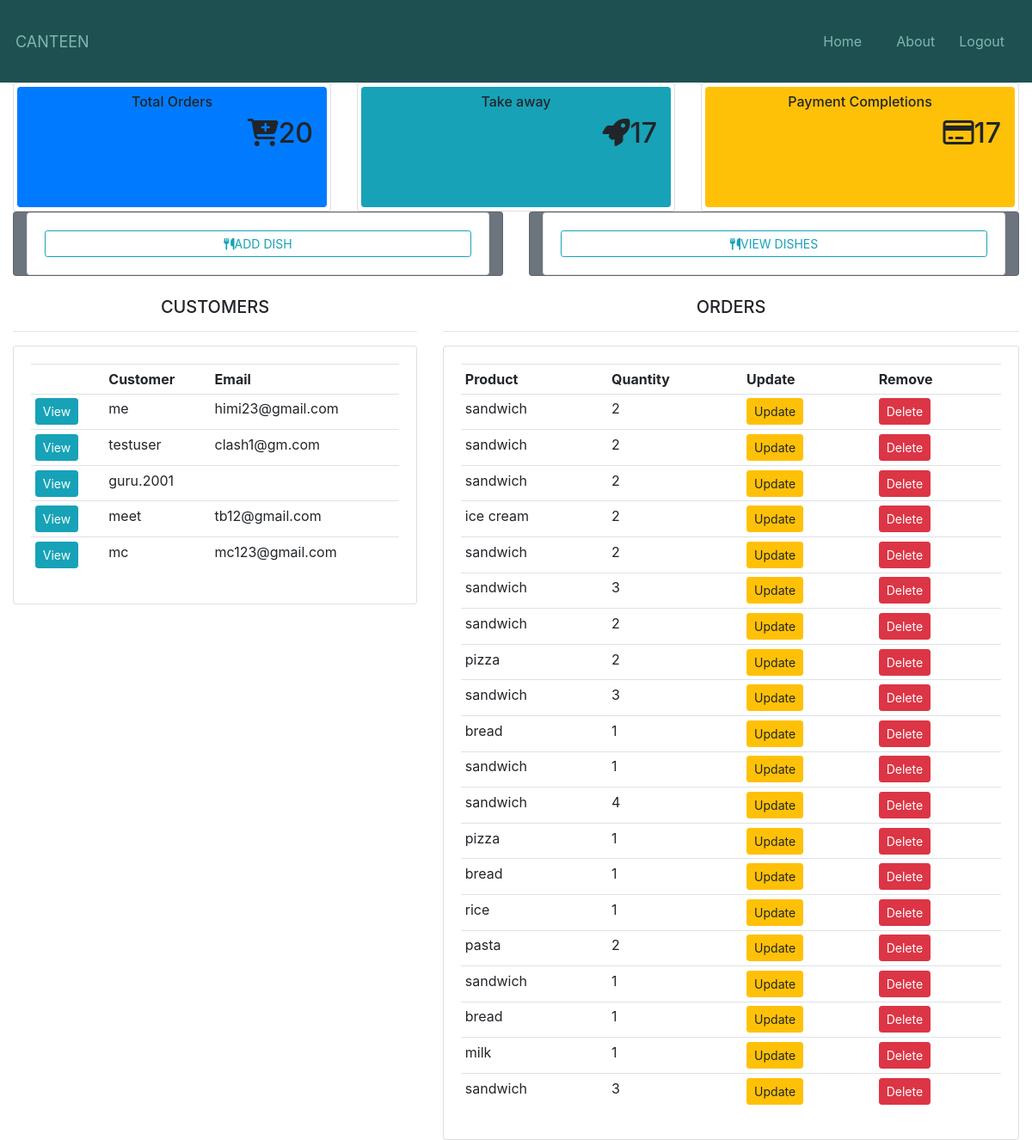
Page /dashboard/ (signed in) on the earlier database version.
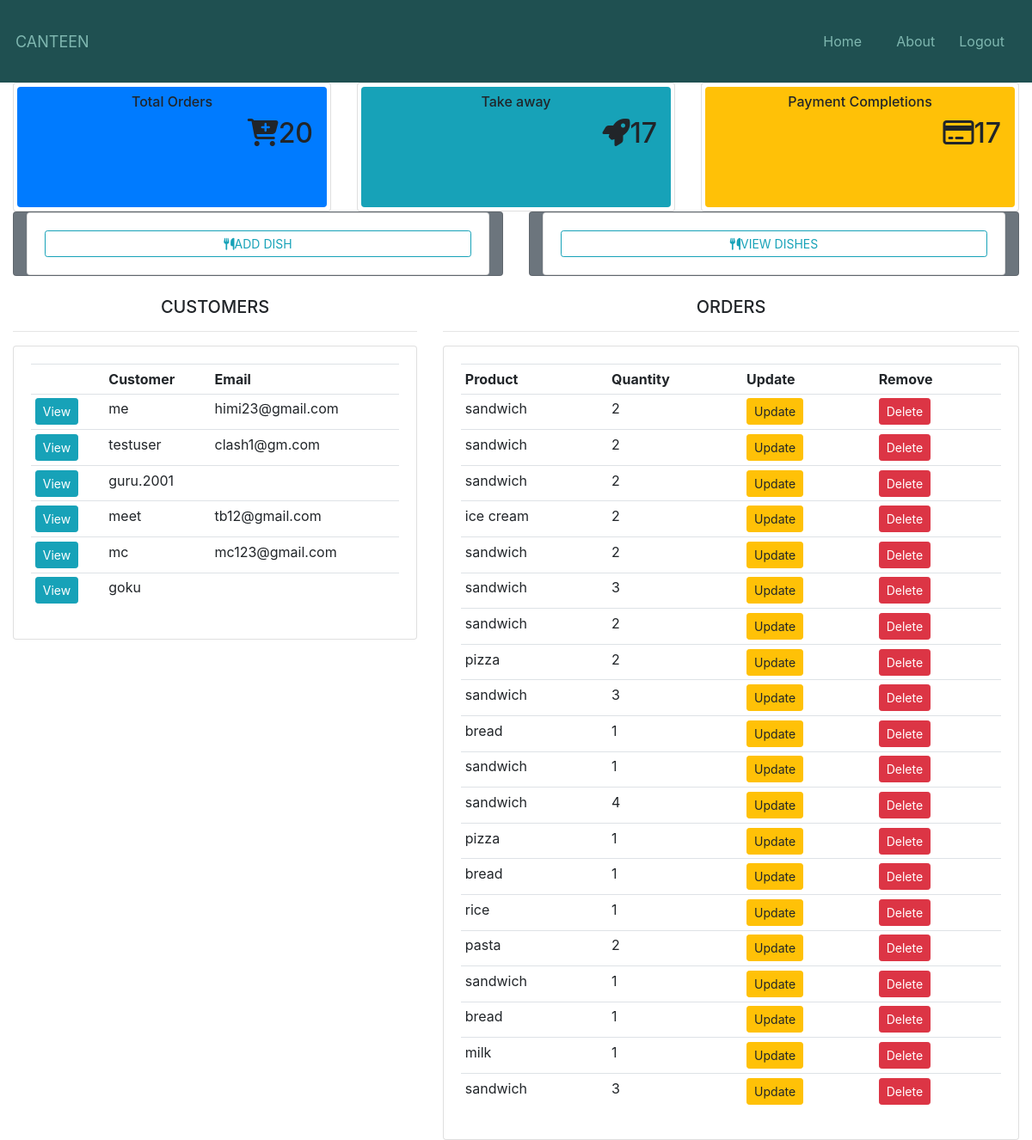
Same page on the later database version.
### account/models.py (models this page shows, shortened)
class Customer(models.Model):
    user=models.OneToOneField(User,on_delete=models.CASCADE)
    name=models.CharField(max_length=200)
    email=models.EmailField(max_length=100)

### ordering/models.py (models this page shows, shortened)
class cart(models.Model):
    user=models.ForeignKey(Customer,on_delete=models.SET_NULL,null=True,blank=True)
    product=models.ForeignKey(Product,on_delete=models.SET_NULL,null=True,blank=True)
    quantity=models.IntegerField(default=1)
    complete=models.BooleanField(default=False)
    def __str__(self):
        return self.product.name

class Product(models.Model):
    options=(("Breakfast","Breakfast"),
    ("Lunch","Lunch"),
    ("Todayspl","Todayspl"),)
    name=models.CharField(max_length=100)
    price=models.DecimalField(max_digits=7,decimal_places=2)
    category=models.CharField(max_length=10,choices=options)
    description=models.TextField(max_length=500)
    image=models.ImageField(null=True,blank=True)

### ordering/decorators.py (the view)
    def wrapper_func(request, *args, **kwargs):
        if not request.user.is_staff:
            return redirect('menu')
        else:
            return view_func(request, *args, **kwargs)

### ordering/models.py (called while the page is built)
    def __str__(self):
        return self.customer.name

### ordering/views.py (called while the page is built)
@admin_only
def Dashboard(request):
    orders_info=order_info.objects.all()
    print(orders_info)
    carts=cart.objects.all()
    print(carts)
    products=Product.objects.all()
    customers=Customer.objects.all()
    total_customer=customers.count()
    total_order=orders_info.count()
    take_away=orders_info.filter(take_away="True").count()
    payment=orders_info.filter(complete="True").count()
    context={"orders_info":orders_info, "carts":carts, "products":products , "customers":customers , "total_customer":total_customer, "total_order":total_order , "take_away":take_away , "payment":payment }
    return render(request,"ordering/dashboard.html",context)

### ordering/templates/ordering/dashboard.html (shortened to what this page needs)
{% extends "account/base.html" %}
{% load static %}
{% block content %}
<div class="col" class="container">
    <div class="row">
        <div class="col-md-4 col-xl-4">
            <div class="card bg-c-blue order-card">
                <div id="b" style="height: 140px;" class="card-block rounded m-1 bg-primary">
                    <h6 class="m-b-20  text-center my-2 border-end border-info">Total Orders</h6>
                    <h2 style="margin-right: 1rem;" class="text-right "><i class="fa fa-cart-plus f-left "></i><span>{{total_order}}</span></h2>
                </div>
            </div>
        </div>
        <div class="col-md-4 col-xl-4">
            <div class="card bg-c-green order-card">
                <div style="height: 140px;" class="card-block rounded m-1 bg-info">
                    <h6 class="m-b-20 text-center my-2 border-end ">Take away</h6>
                    <h2 style="margin-right: 1rem;" class="text-right "><i class="fa fa-rocket f-left"></i><span>{{take_away}}</span></h2>
                </div>
            </div>
        </div>
        <div class="col-md-4 col-xl-4">
            <div class="card bg-c-pink order-card">
                <div style="height: 140px;" class="card-block rounded m-1 bg-warning">
                    <h6 class="m-b-20 text-center my-2 border-end ">Payment Completions</h6>
                    <h2 style="margin-right: 1rem;"  class="text-right r"><i class="fa fa-credit-card f-left"></i><span>{{payment}}</span></h2>
                </div>
            </div>
        </div>
    </div>
<div class="row">
    <div class="col-sm-6 text-center">
        <div class="card bg-secondary col-md">
            <div class=" card card-body">
            <a href="{% url 'add_product' %}" class="btn btn-sm btn-outline-info"><i class="fa fa-cutlery f-left"></i>ADD DISH</a>
            </div>
        </div>
    </div>
    <div class="col-sm-6 text-center">
        <div class="card bg-secondary col-md">
            <div class=" card card-body">
                <a href="{% url 'view_product' %}" class="btn btn-sm btn-outline-info"><i class="fa fa-cutlery f-left"></i>VIEW DISHES</a>
            </div>
        </div>
    </div>
</div>
<br>
<div class="row">
    <div class="col-md-5">
        <h5 style="text-align: center;">CUSTOMERS</h5>
        <hr>
        <div class="card card-body">
            <table class="table table-sm">
                <tr>
                    <th></th>
                    <th>Customer</th>
                    <th>Email</th>
                </tr>
                {% for customer in customers %}
                <tr>
                    <td><a href="{% url 'customer' customer.id %}" class="btn btn-sm btn-info  ">View</a></td>
                    <td>{{customer.name}}</td>
                    <td>{{customer.email}}</td>
                </tr>
                {% endfor %}
            </table>
        </div>
    </div>
    <div class="col-md-7">
        <h5 style="text-align: center;">ORDERS</h5>
        <hr>
        <div class="card card-body">
            <table class="table table-sm">
                <tr>
                    <th>Product</th>
                    <th>Quantity</th>
                    <th>Update</th>
                    <th>Remove</th>
                </tr>
                {% for order in orders_info  %}
                {%for cart in order.products.all %}
                <tr>
                    <td>{{cart.product.name}}</td>
                    <td>{{cart.quantity}}</td>
                    <td><a class="btn btn-sm btn-warning" href="{% url 'update_order' cart.id %}">Update</a></td>
                    <td><a class="btn btn-sm btn-danger" href="{% url 'delete_order' order.id cart.id %}">Delete</a></td>
                </tr>
                {% endfor %}
                {% endfor %}
            </table>
        </div>
    </div>
</div>
{% endblock %}

Differences in the rows shown:
added Customer: name "goku"
